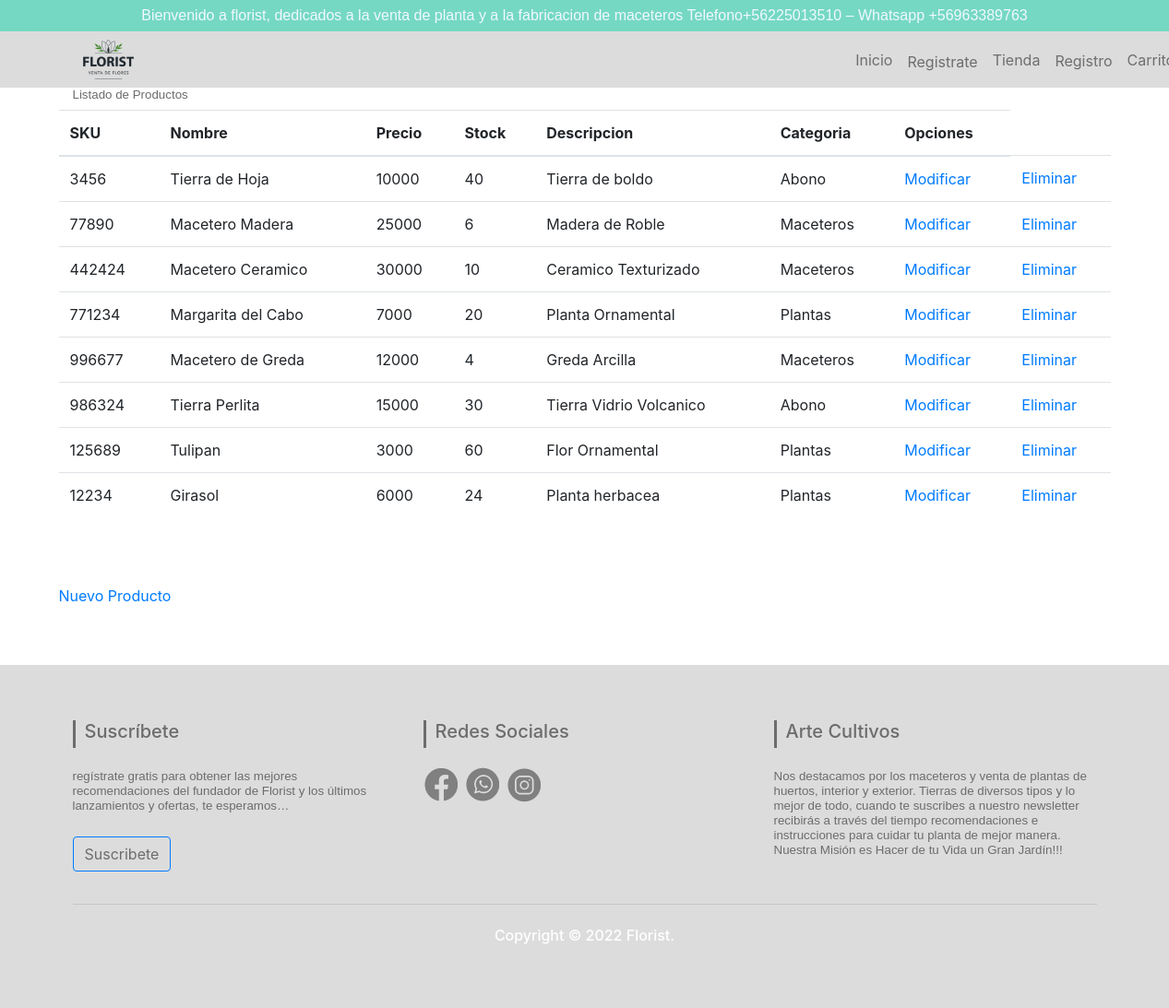
Screenshot of /Registro with the database file from the repository.
### core/models.py (models this page shows, shortened)
class Producto(models.Model):
    SKU = models.CharField(max_length=6, primary_key=True, verbose_name='SKU')
    Nombre  = models.CharField(max_length=20, verbose_name='Nombre Producto')
    Precio = models.CharField(max_length=20, null=True, blank=True, verbose_name='Precio')
    Stock =  models.CharField(max_length=20, null=True, blank=True, verbose_name='Stock')
    Descripcion =  models.CharField(max_length=50, null=True, blank=True, verbose_name='Descripción')
    Categoria = models.ForeignKey(Categoria, on_delete=models.CASCADE)

class Categoria(models.Model):
    idCategoria = models.IntegerField(primary_key=True, verbose_name='Id de categoria')
    nombreCategoria = models.CharField(max_length=50, verbose_name ="Nombre de la categoria")
    def __str__(self):
        return self.nombreCategoria

### core/views.py (the view)
# urls.py: path('Registro', Registro, name="Registro"),
def Registro(request):
    Productos = Producto.objects.all()
    datos = {
        'Productos': Productos
    }
    return render(request, 'core/Registro.html', datos)

### core/context_processor.py (called while the page is built)
def total_carrito(request):
    total = 0
    if request.user.is_authenticated:
        if id in request.session.keys():
            for Key, value in request.session["carrito"].items():
                total += int(value["acumulado"])
    return {"total_carrito": total}

### core/Templates/core/Registro.html (shortened to what this page needs)
<!doctype html>
<html lang="es">
  <head>
    {% load static %}
    <link rel="stylesheet" href="https://cdn.jsdelivr.net/npm/bootstrap@4.6.1/dist/css/bootstrap.min.css">
    <link rel="stylesheet" href="{% static 'Core/Css/estilos.css' %}">
  </head>
  <body>
    <div class="textosuperior" >Bienvenido a florist, dedicados a la venta de planta y a la fabricacion de maceteros Telefono+56225013510 – Whatsapp +56963389763</div>
<nav class="navbar navbar-expand-lg navbar-light" style="background-color:  rgba(214, 214, 214, 0.849);">
  <img src="{% static 'Core/Img/Logo.png' %}" alt="20" width="55" style="margin-left: 6%;">
  <div class="collapse navbar-collapse" id="navbarSupportedContent">
    <ul class="navbar-nav mr-auto" style="margin-left: 70%;">
      <li class="nav-item">
        <a class="nav-link" href="http://127.0.0.1:8000/">Inicio</a>
      </li>
      <li class="nav-item">
        <a class="nav-link" href="{%url 'registro1'%}">Registrate</a>
      </li>
      <li class="nav-item">
        <a class="nav-link" href="/Tienda">Tienda</a>
      </li>
      <li class="nav-item">
        <a class="nav-link" href="/Registro">Registro</a>
      </li>
      <li class="nav-item">
        <a class="nav-link" href="/carrito">Carrito</a>
      </li>
    </ul>
  </div>
</nav>
  </head>
  <body>
    <div class="container">
        <h1>Listado de Productos</h1>
        <div class="row">
            <table class="table">
              <thead>
                <tr>
                  <th scope="col">SKU</th>
                  <th scope="col">Nombre</th>
                  <th scope="col">Precio</th>
                  <th scope="col">Stock</th>
                  <th scope="col">Descripcion</th>
                  <th scope="col">Categoria</th>
                  <th scope="col">Opciones</th>
                </tr>
              </thead>
                <tbody>
                  {% for ve in Productos %}
                  <tr>
                    <td>{{ve.SKU}}</td>
                    <td>{{ve.Nombre}}</td>
                    <td>{{ve.Precio}}</td>
                    <td>{{ve.Stock}}</td>
                    <td>{{ve.Descripcion}}</td>
                    <td>{{ve.Categoria}}</td>
                    <td><a href="{% url 'form_mod_Producto' ve.SKU %}">Modificar</a></td>
                    <td><a href="{% url 'form_del_Producto' ve.SKU %}">Eliminar</a></td>
                  </tr>
                  {% endfor %}
                </tbody>
            </table>
            <a href="{% url 'form_Producto' %}">Nuevo Producto</a>
        </div>
    </div>
<section id="footer">
  <div class="container">
    <div class="row text-center text-xs-center text-sm-left text-md-left">
      <div class="col-xs-12 col-sm-4 col-md-4">
        <h5>Suscríbete</h5>
        <ul class="list-unstyled quick-links" >
          <li>
            <h1>regístrate gratis para obtener las mejores recomendaciones del fundador de Florist
              y los últimos lanzamientos y ofertas, te esperamos…
            </h1>
            <a class="btn btn-primary" href="{% url 'registro1' %}" role="button">Suscribete</a>
          </li>
        </ul>
      </div>
      <div class="col-xs-12 col-sm-4 col-md-4">
        <h5>Redes Sociales</h5>
        <a href="https://es-la.facebook.com/" class="href">
          <img src="{% static 'Core/Img/facebook.png' %}" alt="">
        </a>
        <a href="https://web.whatsapp.com/" class="href">
          <img src="{% static 'Core/Img/whatsapp.png' %}" alt="">
        </a>
        <a href="https://www.instagram.com/" class="href">
          <img src="{% static 'Core/Img/instagram.png' %}" alt="">
        </a>
      </div>
      <div class="col-xs-12 col-sm-4 col-md-4">
        <h5>Arte Cultivos</h5>
        <ul class="list-unstyled quick-links">
          <li>
            <h1>Nos destacamos por los maceteros y venta de plantas de huertos, interior y exterior.
              Tierras de diversos tipos y lo mejor de todo, cuando te suscribes a nuestro newsletter
              recibirás a través del tiempo recomendaciones e instrucciones para cuidar tu planta de mejor manera.
              Nuestra Misión es Hacer de tu Vida un Gran Jardín!!!
            </h1>
          </li>
        </ul>
      </div>
    </div>
      <hr>
    </div>
    <div class="row">
      <div class="col-xs-12 col-sm-12 col-md-12 mt-2 mt-sm-2 text-center text-white">
        <p class="h6">Copyright © 2022 Florist.</p>
      </div>
    </div>
</section>
  </body>
</html>

### core/Static/Core/Css/estilos.css (style rules this page uses)
.textosuperior { background-color: rgb(117, 216, 195); border: 5px dashed rgb(117, 216, 195); color: aliceblue; font-family: Arial, Helvetica, sans-serif; text-align: center; }
h1 { color: #6d6c6c; font-family: Arial, Helvetica, sans-serif; text-align: left; font-size: smaller; }
a { align-items: center; align-content: center; justify-items: center; margin-top: 5%; }
section { margin-top: 5%; padding: 60px 0; }
#footer { background-color: rgba(214, 214, 214, 0.849) !important; }
#footer h5 { padding-left: 10px; border-left: 3px solid #6d6c6c; padding-bottom: 6px; margin-bottom: 20px; color:#6d6c6c; }
#footer a { color: #6d6c6c; text-decoration: none !important; background-color: transparent; -webkit-text-decoration-skip: objects; }
#footer ul.social li a, #footer ul.quick-links li a { color:#6d6c6c; }
#footer ul.quick-links li { padding: 3px 0; -webkit-transition: .5s all ease; -moz-transition: .5s all ease; transition: .5s all ease; }

### rows the page displays
Producto: SKU "3456", Nombre "Tierra de Hoja", Precio "10000", Stock "40", Descripcion "Tierra de boldo", Categoria "Abono"
Producto: SKU "77890", Nombre "Macetero Madera", Precio "25000", Stock "6", Descripcion "Madera de Roble", Categoria "Maceteros"
Producto: SKU "442424", Nombre "Macetero Ceramico", Precio "30000", Stock "10", Descripcion "Ceramico Texturizado", Categoria "Maceteros"
Producto: SKU "771234", Nombre "Margarita del Cabo", Precio "7000", Stock "20", Descripcion "Planta Ornamental", Categoria "Plantas"
Producto: SKU "996677", Nombre "Macetero de Greda", Precio "12000", Stock "4", Descripcion "Greda Arcilla", Categoria "Maceteros"
Producto: SKU "986324", Nombre "Tierra Perlita", Precio "15000", Stock "30", Descripcion "Tierra Vidrio Volcanico", Categoria "Abono"
Producto: SKU "125689", Nombre "Tulipan", Precio "3000", Stock "60", Descripcion "Flor Ornamental", Categoria "Plantas"
Producto: SKU "12234", Nombre "Girasol", Precio "6000", Stock "24", Descripcion "Planta herbacea", Categoria "Plantas"
